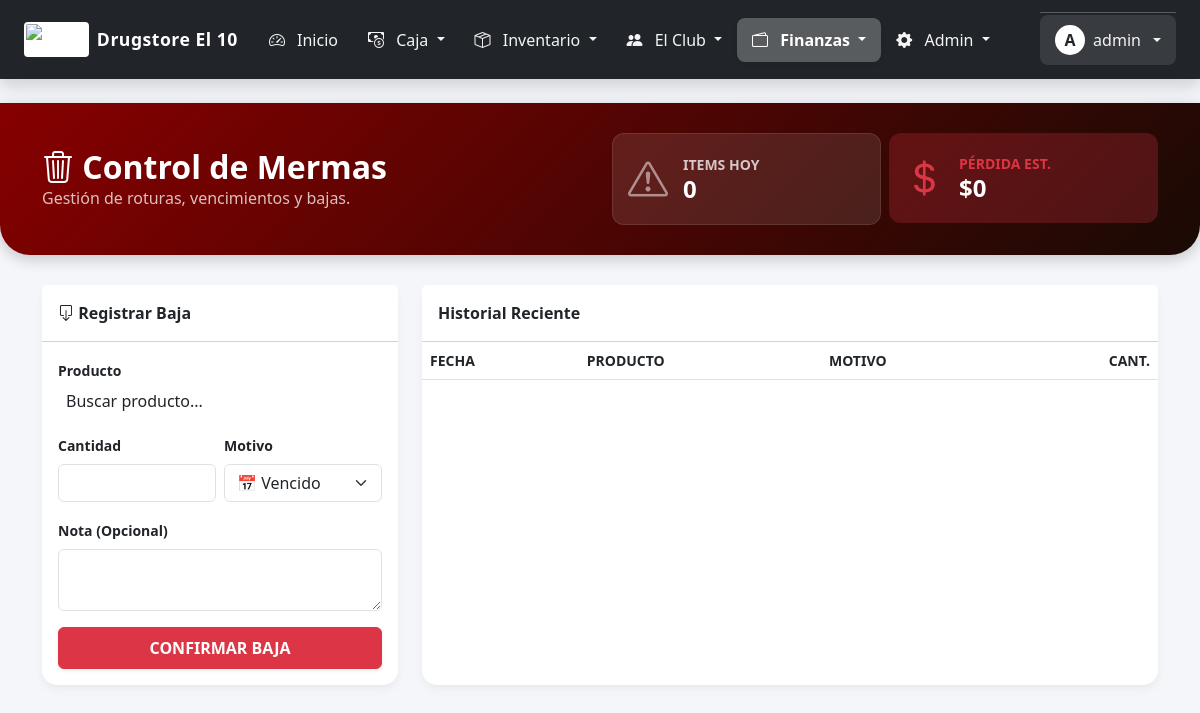
Page /mermas.php (signed in) on the earlier database version.
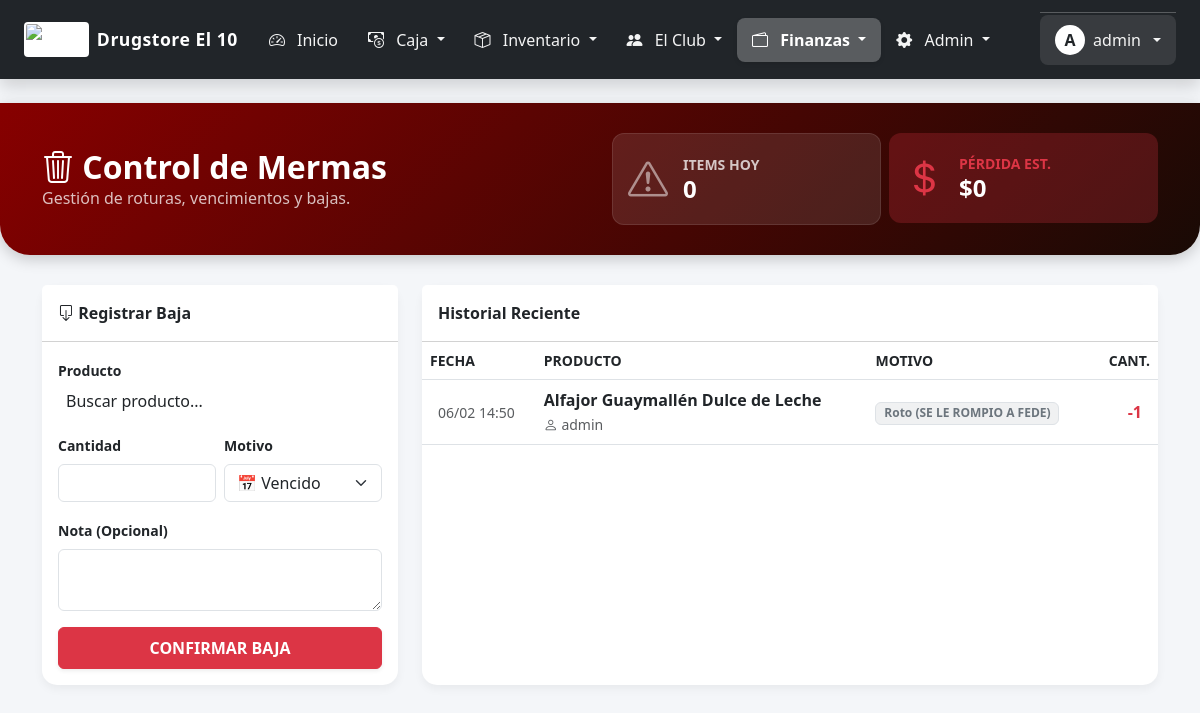
Same page on the later database version.
### tables this page shows
CREATE TABLE `mermas` (
  `id` int(11) NOT NULL,
  `id_producto` int(11) NOT NULL,
  `cantidad` decimal(12,3) NOT NULL,
  `motivo` varchar(100) NOT NULL,
  `fecha` datetime DEFAULT current_timestamp(),
  `id_usuario` int(11) NOT NULL
);

CREATE TABLE `productos` (
  `id` int(11) NOT NULL,
  `codigo_barras` varchar(100) DEFAULT NULL,
  `descripcion` varchar(255) NOT NULL,
  `descripcion_larga` text DEFAULT NULL,
  `id_categoria` int(11) DEFAULT NULL,
  `id_proveedor` int(11) DEFAULT NULL,
  `tipo` enum('unitario','combo','pesable') DEFAULT 'unitario',
  `precio_costo` decimal(12,2) NOT NULL DEFAULT 0.00,
  `precio_venta` decimal(12,2) NOT NULL DEFAULT 0.00,
  `precio_oferta` decimal(12,2) DEFAULT NULL,
  `stock_actual` decimal(12,3) NOT NULL DEFAULT 0.000,
  `stock_minimo` decimal(12,3) DEFAULT 5.000,
  `imagen_url` varchar(255) DEFAULT 'default.jpg',
  `es_destacado_web` tinyint(1) DEFAULT 0,
  `es_apto_celiaco` tinyint(1) DEFAULT 0,
  `es_apto_vegano` tinyint(1) DEFAULT 0,
  `activo` tinyint(1) DEFAULT 1,
  `fecha_vencimiento` date DEFAULT NULL,
  `dias_alerta` int(11) DEFAULT NULL,
  `es_vegano` tinyint(1) DEFAULT 0,
  `es_celiaco` tinyint(1) DEFAULT 0
);

CREATE TABLE `usuarios` (
  `id` int(11) NOT NULL,
  `nombre_completo` varchar(100) NOT NULL,
  `usuario` varchar(50) NOT NULL,
  `password` varchar(255) NOT NULL,
  `id_rol` int(11) NOT NULL,
  `activo` tinyint(1) DEFAULT 1,
  `ultimo_login` datetime DEFAULT NULL,
  `email` varchar(100) DEFAULT NULL,
  `whatsapp` varchar(50) DEFAULT NULL,
  `foto_perfil` varchar(255) DEFAULT NULL,
  `rol` enum('admin','empleado') NOT NULL DEFAULT 'empleado',
  `forzar_logout` tinyint(1) DEFAULT 0,
  `ultimo_acceso` datetime DEFAULT NULL
);

### mermas.php (the view, shortened to what the changed rows need)
<?php
$mermas = $conexion->query("SELECT m.*, p.descripcion, u.usuario FROM mermas m JOIN productos p ON m.id_producto = p.id JOIN usuarios u ON m.id_usuario = u.id ORDER BY m.fecha DESC LIMIT 15")->fetchAll();
?>
<!DOCTYPE html>
<html lang="es">
<head>
    <link href="https://cdn.jsdelivr.net/npm/bootstrap@5.3.0/dist/css/bootstrap.min.css" rel="stylesheet">
    <link href="https://cdn.jsdelivr.net/npm/select2@4.1.0-rc.0/dist/css/select2.min.css" rel="stylesheet" />
    <link rel="stylesheet" href="https://cdn.jsdelivr.net/npm/select2-bootstrap-5-theme@1.3.0/dist/select2-bootstrap-5-theme.min.css" />
    <link rel="stylesheet" href="https://cdn.jsdelivr.net/npm/bootstrap-icons@1.10.0/font/bootstrap-icons.css">
</head>
<body>
    <div class="header-gradient">
        <div class="container">
            <div class="row align-items-center">
                <div class="col-md-6">
                    <h2 class="fw-bold mb-0"><i class="bi bi-trash3"></i> Control de Mermas</h2>
                </div>
            </div>
        </div>
    </div>
    <div class="container pb-5">
        <div class="row g-4">
            <div class="col-lg-8">
                <div class="card card-custom h-100">
                    <div class="table-responsive">
                        <table class="table table-hover align-middle mb-0">
                            <thead class="bg-light small text-uppercase">
                                <tr><th>Fecha</th><th>Producto</th><th>Motivo</th><th class="text-end">Cant.</th></tr>
                            </thead>
                            <tbody>
                                <?php foreach($mermas as $m): ?>
                                <tr>
                                    <td class="ps-3 text-muted small"><?php echo date('d/m H:i', strtotime($m->fecha)); ?></td>
                                    <td>
                                        <div class="fw-bold text-dark"><?php echo htmlspecialchars($m->descripcion); ?></div>
                                        <small class="text-muted"><i class="bi bi-person"></i> <?php echo $m->usuario; ?></small>
                                    </td>
                                    <td><span class="badge bg-secondary bg-opacity-10 text-secondary border"><?php echo $m->motivo; ?></span></td>
                                    <td class="text-end fw-bold text-danger pe-3">-<?php echo floatval($m->cantidad); ?></td>
                                </tr>
                                <?php endforeach; ?>
                            </tbody>
                        </table>
                    </div>
                </div>
            </div>
        </div>
    </div>
</body>
</html>

Differences in the rows shown:
added mermas: fecha "06/02 14:50", id_producto.descripcion "Alfajor Guaymallén Dulce de Leche", id_usuario.usuario "admin", motivo "Roto (SE LE ROMPIO A FEDE)", cantidad "1"
